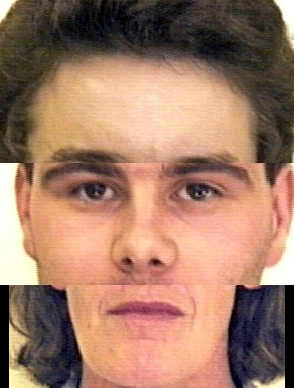
#> input picture img/face_118.jpg, 294 x 388 px, given as the content of the folder ../img/face_118.jpg, which was not available
$ python face-extractor.py ../img/face_118.jpg out.png   (Python 2 division)
#> lines starting #> are read from the running program, lines starting #| are printed output that depends on the picture; pictures that were not available may be replaced by others from this repository, and a replacement may not be noted
import cv2
import sys
import glob
import sys
import os

def createOutputFoler(folderName) :
  print "Creating " + folderName
  if not os.path.exists(folderName) :
    os.makedirs(folderName)
  return folderName

if __name__ == "__main__" :

  if len(sys.argv) != 3 :
    print "Usage: python face_extractor.py <path_to_photos> <output_path>"

  else :
    # Haar classifiers were taken from http://alereimondo.no-ip.org/OpenCV/34
    mouthCascade = cv2.CascadeClassifier("./classifiers/Mouth.xml")
    eyesCascade = cv2.CascadeClassifier("./classifiers/parojos.xml")

    files = glob.glob(str(sys.argv[1]) + "/*.jpg")
    outputPath = sys.argv[2]

    nosesOutputFolder = createOutputFoler(outputPath + "/noses")
    mouthsOutputFolder = createOutputFoler(outputPath + "/mouths")
    foreheadsOutputFolder = createOutputFoler(outputPath + "/foreheads")

    mouthNumber = 0
    fileNumber = 0

    for file in files:
      image = cv2.imread(file)
#> image is the input picture: shape (388, 294, 3); mean B, G, R 102.6, 122.7, 161.4
      gray = cv2.cvtColor(image, cv2.COLOR_BGR2GRAY)
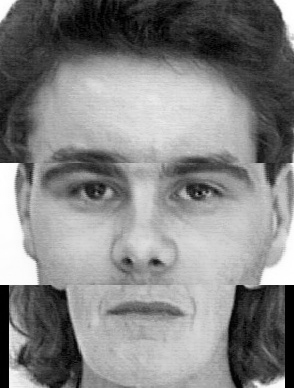
#> gray: shape (388, 294); min 0, max 255, mean 132

      mouths = mouthCascade.detectMultiScale(
        gray,
        scaleFactor=1.1,
        minNeighbors=5,
        minSize=(30, 30),
      )
#> mouths = [[93, 289, 106, 64], [32, 155, 109, 66], [151, 154, 110, 66]]
      eyes = eyesCascade.detectMultiScale (
        gray,
        scaleFactor=1.1,
        minNeighbors=5
      )
#> eyes = [[55, 171, 186, 42]]

      print "Found {0} eyes and {1} mouths".format(len(eyes), len(mouths))
#| Found 1 eyes and 3 mouths

      mouthLeft = 5
      mouthRight = 5
      eyeTop = 5
      eyeBottom = 5

      for (x, y, w, h) in eyes :
#> (the run stopped early here; a loop or call above may not have finished)

$ run again, on img/face_13.jpg
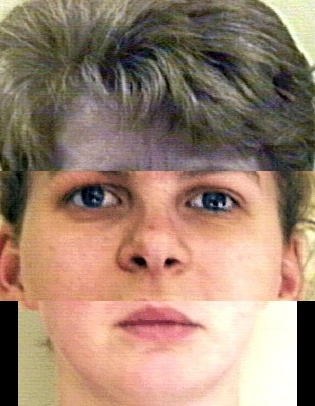
#> input picture img/face_13.jpg, 315 x 406 px, given as the content of the folder ../img/face_13.jpg, which was not available
#> image is the input picture: shape (406, 315, 3); mean B, G, R 112.4, 130.9, 158
#> `gray = cv2.cvtColor(image, cv2.COLOR_BGR2GRAY)`:
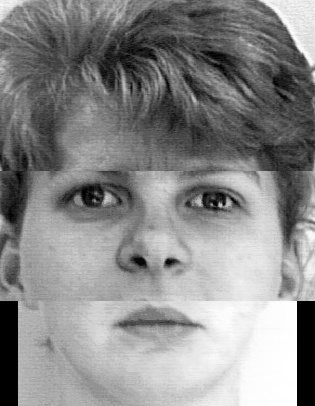
#> gray: shape (406, 315); min 0, max 255, mean 136.9
#> mouths = [[103, 299, 110, 66], [111, 246, 85, 51], [44, 162, 226, 135]]
#> eyes = [[57, 177, 203, 46]]
#| Found 1 eyes and 3 mouths

$ run again, on img/face_132.jpg
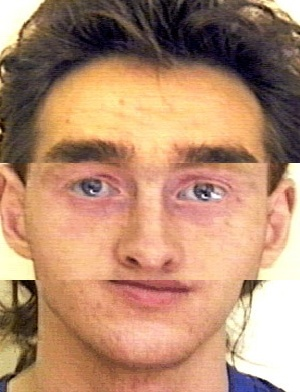
#> input picture img/face_132.jpg, 300 x 392 px, given as the content of the folder ../img/face_132.jpg, which was not available
#> image is the input picture: shape (392, 300, 3); mean B, G, R 112.1, 139.8, 181.3
#> `gray = cv2.cvtColor(image, cv2.COLOR_BGR2GRAY)`:
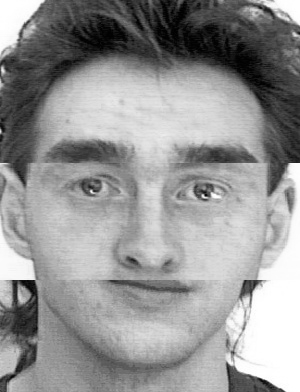
#> gray: shape (392, 300); min 0, max 255, mean 149.1
#> mouths = [[97, 269, 105, 63], [26, 147, 114, 69]]
#> eyes = [[56, 169, 185, 42]]
#| Found 1 eyes and 2 mouths
